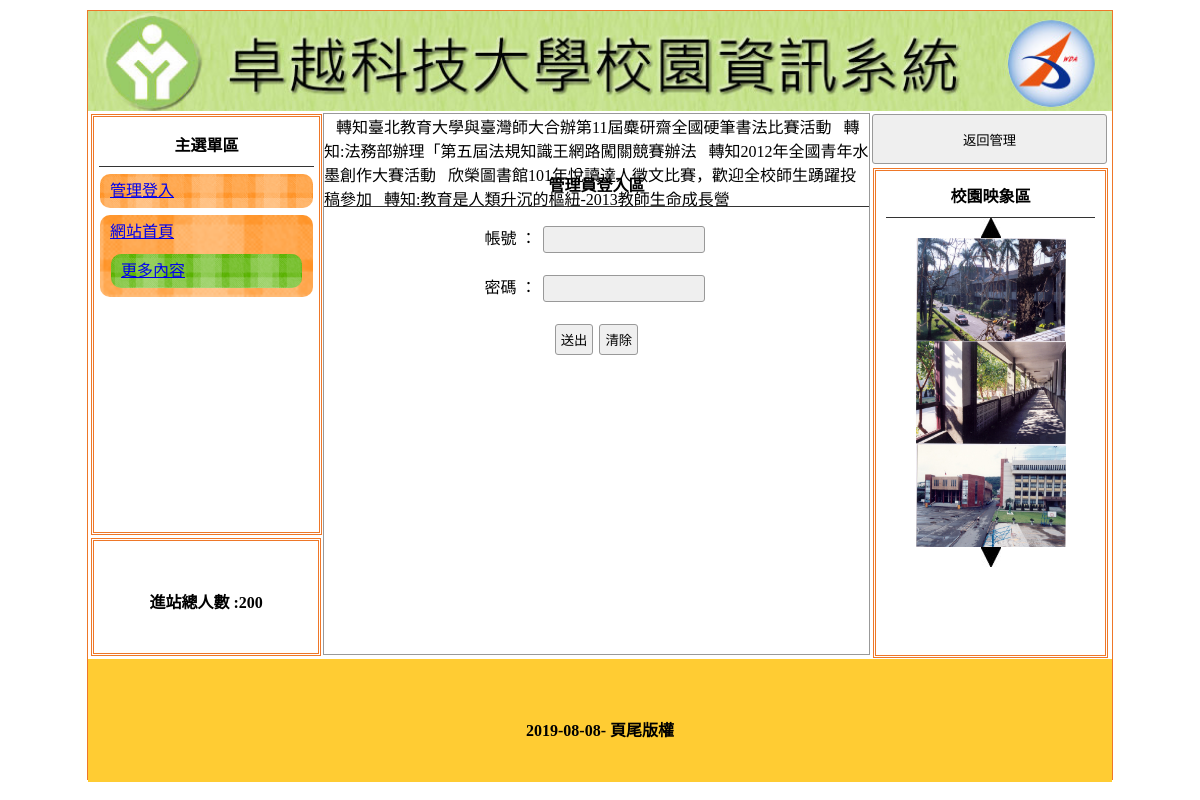
Screenshot of /index.php?do=login (signed in) with the database file from the repository.
### tables this page shows
CREATE TABLE `title` (
  `id` int(10) UNSIGNED NOT NULL,
  `file` text NOT NULL,
  `text` text NOT NULL,
  `sh` int(10) NOT NULL
);

CREATE TABLE `menu` (
  `id` int(10) UNSIGNED NOT NULL,
  `href` text NOT NULL,
  `text` text NOT NULL,
  `sh` int(10) NOT NULL,
  `parent` int(10) NOT NULL
);

CREATE TABLE `total` (
  `id` int(10) UNSIGNED NOT NULL,
  `total` int(10) NOT NULL
);

CREATE TABLE `image` (
  `id` int(10) UNSIGNED NOT NULL,
  `file` text NOT NULL,
  `text` text NOT NULL,
  `sh` int(10) NOT NULL
);

CREATE TABLE `bottom` (
  `id` int(10) UNSIGNED NOT NULL,
  `bottom` varchar(100) NOT NULL
);

### base.php (called while the page is built, shortened)
<?php
$dsn="mysql:host=localhost;charset=utf8;dbname=web01";
$pdo=new PDO($dsn,"root","");
function nums($table, $def){
  global $pdo;
  if (is_array($def)){
     foreach($def as $key => $val){
       $str[] = sprintf("`%s`='%s'", $key, $val);
     }
      $sql = "select count(*) from $table where  ".implode(" && ", $str)."";
  }else{
      $sql = "select count(*) from $table";
  }
  return $pdo->query($sql)->fetchColumn();
}
function all($table, $def){
  global $pdo;
  if (is_array($def)){
     foreach($def as $key => $val){
       $str[] = sprintf("`%s`='%s'", $key, $val);
     }
      $sql = "select * from $table where  ".implode(" && ", $str)."";
  }else{
      $sql = "select * from $table";
  }
  return $pdo->query($sql)->fetchAll();
}
function find($table, $def){
  global $pdo;
  if (is_array($def)){
     foreach($def as $key => $val){
       $str[] = sprintf("`%s`='%s'", $key, $val);
     }
      $sql = "select * from $table where  ".implode(" && ", $str)."";
  }else{
      $sql = "select * from $table where id='$def'";
  }
  return $pdo->query($sql)->fetch(PDO::FETCH_ASSOC);
}
?>

### index.php (the view, shortened to what this page needs)
<?php include_once "base.php";?>
<!DOCTYPE html
	PUBLIC "-//W3C//DTD XHTML 1.0 Transitional//EN" "http://www.w3.org/TR/xhtml1/DTD/xhtml1-transitional.dtd">
<html xmlns="http://www.w3.org/1999/xhtml">
<head>
	<link href="./css/css.css" rel="stylesheet" type="text/css">
</head>
<body>
	<div id="main">
		<?php
     $title=find("title",['sh'=>1]);
	 ?>
		<a title="<?=$title['text'];?>" href="index.php">
			<div class="ti" style="background:url(&#39;./img/<?=$title['file'];?>&#39;); background-size:cover;"></div>
		</a>
		<div id="ms">
			<div id="lf" style="float:left;">
				<div id="menuput" class="dbor">
					<span class="t botli">主選單區</span>
					<?php
						 $menus=all("menu",['parent'=>0,'sh'=>1]);
						 foreach($menus as $m){
							 echo "<div class='mainmu'><a href='".$m['href']."'> ".$m['text']." </a>";
							 $chksub=nums("menu",['parent'=>$m['id']]);
							 if($chksub>0){
								 echo "<div class='mw'>";
								 $subs=all("menu",['parent'=>$m['id']]);
								 foreach($subs as $s){
									echo "<div class='mainmu2'><a href='".$s['href']."'> ".$s['text']." </a></div>";
								 }
								 echo "</div>";
							 }
							 echo "</div>";
						 }
					?>
				</div>
				<div class="dbor" style="margin:3px; width:95%; height:20%; line-height:100px;">
					<span class="t">進站總人數 :<?=find("total",1)['total'];?></span>
				</div>
			</div>
			<div class="di"
				style="height:540px; border:#999 1px solid; width:53.2%; margin:2px 0px 0px 0px; float:left; position:relative; left:20px;">
				<marquee scrolldelay="120" direction="left" style="position:absolute; width:100%; height:40px;">
				<?php
					 $marq=all("ad",['sh'=>1]);
					 $str="";
					 foreach($marq as $ma){
						 $str=$str ."&nbsp;&nbsp;&nbsp;". $ma['text'];
					 }
					 echo $str;
				?>
				</marquee>
				<?php
				$do=(!empty($_GET['do']))?$_GET['do']:"home";
				switch($do){
					case "login":
					include "login.php";
					break;
				}
        ?>
			</div>
			<div class="di di ad" style="height:540px; width:23%; padding:0px; margin-left:22px; float:left; ">
				<?php
         if(!empty($_SESSION['login'])){
				?>
				<button style="width:100%; margin-left:auto; margin-right:auto; margin-top:2px; height:50px;"
					onclick="lo(&#39;admin.php&#39;)">返回管理</button>
					<?php
				 }else{
					?>
					<button style="width:100%; margin-left:auto; margin-right:auto; margin-top:2px; height:50px;"
					onclick="lo(&#39;?do=login&#39;)">管理登入</button>
					<?php
				 }
				 ?>
				<div style="width:89%; height:480px;" class="dbor">
					<span class="t botli">校園映象區</span>
					   <div class="btn" onclick="pp(1)"><img src="./icon/up.jpg" alt=""></div>
						 <?php
								$img=all("image",['sh'=>1]);
								foreach($img as $key=>$i){
									echo "<div class='img im' id='ssaa$key'>";
									echo "<img src='./img/".$i['file']."'>";
									echo "</div>";
								}
						 ?>
					   <div class="btn" onclick="pp(2)"><img src="./icon/dn.jpg" alt=""></div>
				</div>
			</div>
		</div>
		<div
			style="width:1024px; left:0px; position:relative; background:#FC3; margin-top:4px; height:123px; display:block;">
			<span class="t" style="line-height:123px;"><?=find("bottom",1)['bottom'];?></span>
		</div>
	</div>
</body>
</html>

### css/css.css (style rules this page uses)
body { padding:0px; margin:0px; }
#main { width:1024px; height:768px; margin:10px auto 10px auto; border:#EE7728 1px solid; position:relative; }
.ti { width:100%; height:100px; position:relative; background-size:cover; background-repeat:no-repeat; }
.dbor { border:#EE7728 double 3px; margin:1px; padding:2px 10px 2px 10px; }
.t { font-weight:800; display:block; text-align:center; padding:10px 1px 10px 1px; }
.botli { border-bottom:#333 1px solid; }
.mainmu { position:relative; border-radius:10px; background:url(../icon/menu.fw.png) center no-repeat; background-size:cover; line-height:30px; padding:2px 10px 2px 10px; margin:7px 1px 7px 1px; }
.mainmu2 { position:relative; border-radius:10px; background:url(../icon/menu3.fw.png)center no-repeat; background-size:100% 100%; line-height:30px; padding:2px 10px 2px 10px; margin:7px 1px 7px 1px; }
#lf { height:540px; width:21%; display:inline-block; }
#menuput { width:100%; height:75%; position:relative; padding:5px; display:block; margin: 3px; }
.di { display:inline-block; }
.ad { margin:1px; padding:2px 10px 2px 10px; }
input,button { border:#999 1px solid; border-radius:3px; background:#EFEFEF; padding:5px; margin:3px; }
.btn { text-align: center; }
.img img { width: 150px; height: 103px; }
.img { text-align: center; }

### rows the page displays
title: file (picture)
menu: text "管理登入"
menu: text "網站首頁"
menu: text "更多內容"
total: total "200"
image: file (picture)
image: file (picture)
image: file (picture)
bottom: bottom "2019-08-08- 頁尾版權"

### other values shown
$str "轉知臺北教育大學與臺灣師大合辦第11屆麋研齋全國硬筆書法比賽活動 轉知:法務部辦理「第五屆法規知識王網路闖關競賽辦法 轉知2012年全國青年水墨創作大賽活動 欣榮圖書館101年悅讀達人徵文比賽，歡迎全校師生踴躍投稿參加 轉知:教育是人類升沉的樞紐-2013教師生命成長營"
